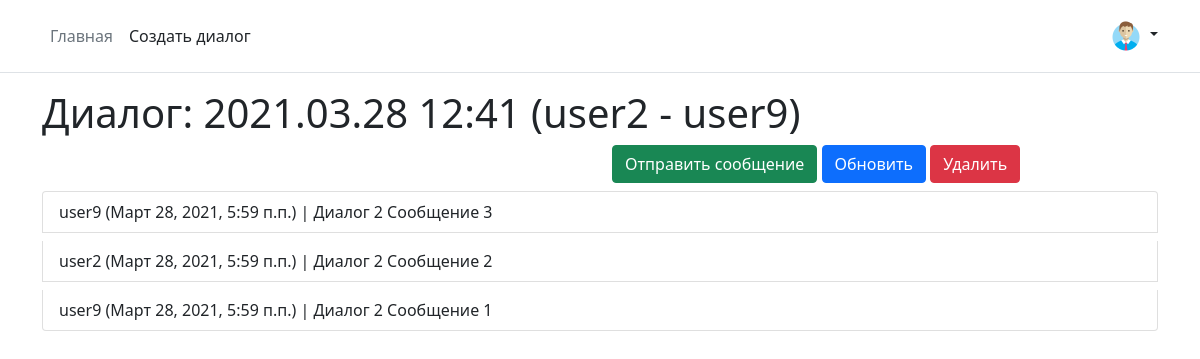
Page /dialog/show/2/ on the committed database.
### mainapp/models.py (models this page shows, shortened)
class Dialog(models.Model):
    created = models.DateTimeField(verbose_name='отправлено',
                                   auto_now_add=True,
                                   db_index=True)
    name = models.CharField(verbose_name='имя', max_length=64, blank=True)
    @cached_property
    def all_members(self):
        return self.members.all()
    def get_messages_all(self):
        return Message.objects.filter(sender__in=self.all_members). \
            select_related('sender__member')
    def get_sender(self, user_id):
        return self.all_members.filter(member_id=user_id).first()
    def __str__(self):
        members = User.objects.filter(
            pk__in=self.all_members.values_list('member_id', flat=True)). \
            values_list('username', flat=True)
        result = f'{self.created.strftime("%Y.%m.%d %H:%M")} ' \
                 f'({" - ".join(members)})'
        return result
    class Meta:
        verbose_name = 'диалог'
        verbose_name_plural = 'диалоги'
        ordering = ['-created']

class Message(models.Model):
    sender = models.ForeignKey(DialogMemebers,
                               verbose_name='отправитель',
                               on_delete=models.CASCADE)
    text = models.TextField(verbose_name='сообщение')
    read = models.BooleanField(verbose_name='прочитано', default=False)
    created = models.DateTimeField(verbose_name='отправлено',
                                   auto_now_add=True,
                                   db_index=True)
    class Meta:
        verbose_name = 'сообщение'
        verbose_name_plural = 'сообщения'
        ordering = ['-created']

class DialogMemebers(models.Model):
    CREATOR = '0'
    INTERLOCUTOR = '1'
    ROLE_CHOICES = (
        (CREATOR, 'создатель'),
        (INTERLOCUTOR, 'собеседник'),
    )
    dialog = models.ForeignKey(Dialog,
                               verbose_name='диалог',
                               on_delete=models.CASCADE,
                               related_name="members")
    member = models.ForeignKey(User,
                               verbose_name='участник диалога',
                               on_delete=models.CASCADE,
                               related_name="dialogs")
    role = models.CharField(verbose_name='роль',
                            choices=ROLE_CHOICES,
                            db_index=True, max_length=128)
    class Meta:
        verbose_name = 'люди в диалоге'
        verbose_name_plural = 'люди в диалогах'
        ordering = ['dialog', '-role', 'member']

### mainapp/views.py (the view)
# urls.py: path('dialog/show/<int:dialog_pk>/', mainapp.dialog_show, name='dialog_show'),
def dialog_show(request, dialog_pk):
    dialog = get_object_or_404(Dialog, pk=dialog_pk)
    sender = dialog.get_sender(request.user.pk)
    context = {
        'title': 'диалог',
        'dialog': dialog,
        'sender': sender,
    }
    return render(request, 'mainapp/dialog.html', context)

### mainapp/templates/mainapp/dialog.html (shortened to what this page needs)
{% extends 'mainapp/base.html' %}
{% block content %}
    <h3 class="display-6">Диалог: {{ dialog }}</h3>
    <div class="row">
        <div class="col">
        </div>
        <div class="col dialog-messages">
            <a href="{% url 'mainapp:dialog_message_create' sender.id %}" class="btn btn-success">Отправить
                сообщение</a>
            <a href="{% url 'main:dialog_new_messages' dialog.id %}" class="btn btn-primary dialog-update">Обновить</a>
            <a href="{% url 'main:delete_dialog' dialog.id %}" class="btn btn-danger">Удалить</a>
        </div>
    </div>
    <ul class="list-group messages-list">
        {% for item in dialog.get_messages_all %}
            <li class="list-group-item mt-2 message-{{ item.pk }}">{{ item.sender.member.username }}
                ({{ item.created }})
                | {{ item.text|linebreaksbr }}</li>
        {% endfor %}
    </ul>
{% endblock %}

### rows in the picture
Dialog: created "2021.03.28 12:41 (user2 - user9)"
Message: sender.member.username "user9", created "Март 28, 2021, 5:59 п.п.", text "Диалог 2 Сообщение 3"
Message: sender.member.username "user2", created "Март 28, 2021, 5:59 п.п.", text "Диалог 2 Сообщение 2"
Message: sender.member.username "user9", created "Март 28, 2021, 5:59 п.п.", text "Диалог 2 Сообщение 1"
